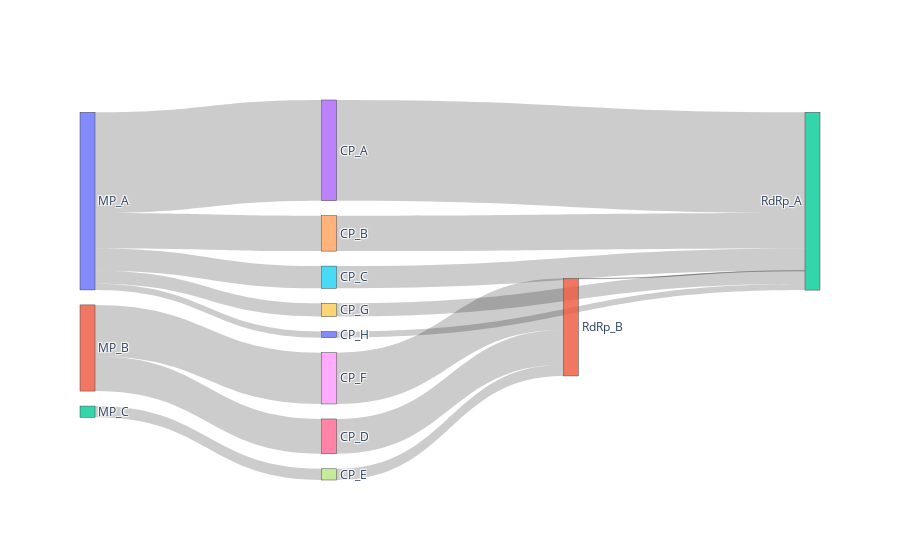

The notebook cell this image was saved under:
### Code cell
import plotly.graph_objects as go

from itertools import combinations

tool="penguin"
trust_order_count=0
columns=["protId", "startCoord", "endCoord", "Strand", "partial", "contigId", "contigLen", "protein", "score"]
protein_file = os.path.join(summaryDir, "proteins", "{}.complete_phage.proteins.tsv".format(tool))
df_proteins = pd.read_csv(protein_file, sep='\t', names=columns)
df_proteins=df_proteins.loc[df_proteins["partial"] == 0]
tmp = df_proteins.loc[df_proteins["Strand"] == -1]["startCoord"]
df_proteins.loc[df_proteins["Strand"] == -1,"startCoord"] = df_proteins.loc[df_proteins["Strand"] == -1]["contigLen"] - df_proteins.loc[df_proteins["Strand"] == -1]["endCoord"] + 1
df_proteins.loc[df_proteins["Strand"] == -1,"endCoord"] = df_proteins.loc[df_proteins["Strand"] == -1]["contigLen"] - tmp + 1
df_proteins["Strand"] = 1
df_proteins=df_proteins.sort_values(["contigId","startCoord","endCoord"])

core_proteins=(df_proteins["protein"].unique())
cooccurence=np.zeros((len(core_proteins),len(core_proteins)), dtype=int)
index={"MP_A":0, "MP_B":1, "MP_C":2,  "CP_A":3, "CP_B":4, "CP_C":5, "CP_D":6, "CP_E":7, "CP_F":8,"CP_G":9,"CP_H":10,"RdRp_B":11, "RdRp_A":12}
countProteins={}

for contigId in df_proteins["contigId"].unique():
  #if contigId == "SRR7976310_60885":
  #  continue
  order=df_proteins.loc[df_proteins["contigId"] == contigId,"protein"].tolist()
  if len(order) in countProteins:
    countProteins[len(order)]+=1
  else:
    countProteins[len(order)]=1


  order = list(set(order))
  order.sort(key=lambda x:index[x])
  for i in range(len(order)-1):
    #if index[order[i]] != index[order[i+1]]:
        cooccurence[index[order[i]]][index[order[i+1]]] += 1 

source=[]
target=[]
value=[]
for i in range(len(cooccurence)):
  for j in range(len(cooccurence[i])):
    if cooccurence[i][j] > 0:
      source.append(i)
      target.append(j)
      value.append(cooccurence[i][j])
link = dict(source=source, target=target, value=value)
node=dict(label=list(index.keys()), thickness=15, pad=15)
print(link)
data=go.Sankey(link=link, node=node)
fig=go.Figure(data)
import plotly.io as pio
w=2204
h=720
width_in_mm=100
#scale = (width_in_mm / 25.4) / (w / 300)
scale=1
pio.write_image(fig, 'image.png', width=w, height=h, scale=scale)
config = {
  'toImageButtonOptions': {
    'format': 'png', # one of png, svg, jpeg, webp
    'filename': 'custom_image',
    'height': h,
    'width': w,
    'scale':scale # Multiply title/legend/axis/canvas sizes by this factor
  }
}


fig.show(config=config)

### Figure 1 — Plotly figure (JSON) as saved in the notebook; plotly's stock layout.template omitted (floating-point values rounded to 4 significant figures)
{"data": [{"link": {"source": [0, 0, 0, 0, 0, 1, 1, 2, 3, 4, 5, 6, 7, 8, 9, 10, 11], "target": [3, 4, 5, 9, 10, 6, 8, 7, 12, 12, 12, 11, 11, 11, 12, 12, 12], "value": [512, 180, 113, 67, 31, 177, 261, 57, 512, 180, 113, 177, 57, 261, 67, 31, 1]}, "node": {"label": ["MP_A", "MP_B", "MP_C", "CP_A", "CP_B", "CP_C", "CP_D", "CP_E", "CP_F", "CP_G", "CP_H", "RdRp_B", "RdRp_A"], "pad": 15, "thickness": 15}, "type": "sankey"}], "layout": {"autosize": true}}
